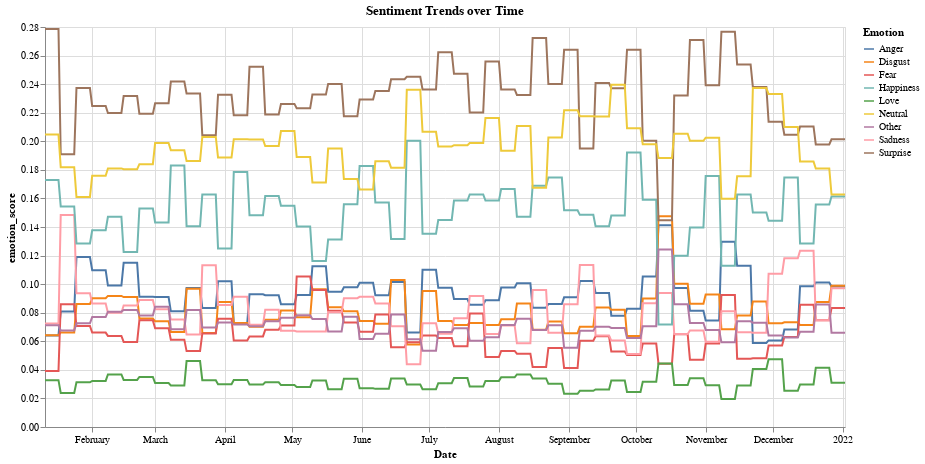

Here is the notebook cell this chart was saved with:
### Markdown cell above
#### Visualizing TDM Studio Sentiment

### Code cell
# chart with all Sentiment Scores
chart_TDM_GME_sentiment = alt.Chart(data_melt).mark_line().encode(
    x=alt.X('Date:T'),
    y='emotion_score:Q',
    color='Emotion:N',
    tooltip=['Date:T', 'Emotion:N','emotion_score:Q']
).properties(
    width=800,
    height=400,
    title="Sentiment Trends over Time"
).interactive()
chart_TDM_GME_sentiment

### Figure 1 — Vega-Lite specification as saved in the notebook (floating-point values rounded to 4 significant figures; data arrays with more than 128 entries replaced by an {"elided": "..."} marker saying what was removed)
{"config": {"view": {"continuousWidth": 300, "continuousHeight": 300}}, "data": {"name": "data-9de58ee50860feff6f3b4b0b38f8f855"}, "mark": {"type": "line"}, "encoding": {"color": {"field": "Emotion", "type": "nominal"}, "tooltip": [{"field": "Date", "type": "temporal"}, {"field": "Emotion", "type": "nominal"}, {"field": "emotion_score", "type": "quantitative"}], "x": {"field": "Date", "type": "temporal"}, "y": {"field": "emotion_score", "type": "quantitative"}}, "height": 400, "params": [{"name": "param_6", "select": {"type": "interval", "encodings": ["x", "y"]}, "bind": "scales"}], "title": "Sentiment Trends over Time", "width": 800, "$schema": "https://vega.github.io/schema/vega-lite/v5.14.1.json", "datasets": {"data-9de58ee50860feff6f3b4b0b38f8f855": {"elided": "3213 records"}}}
